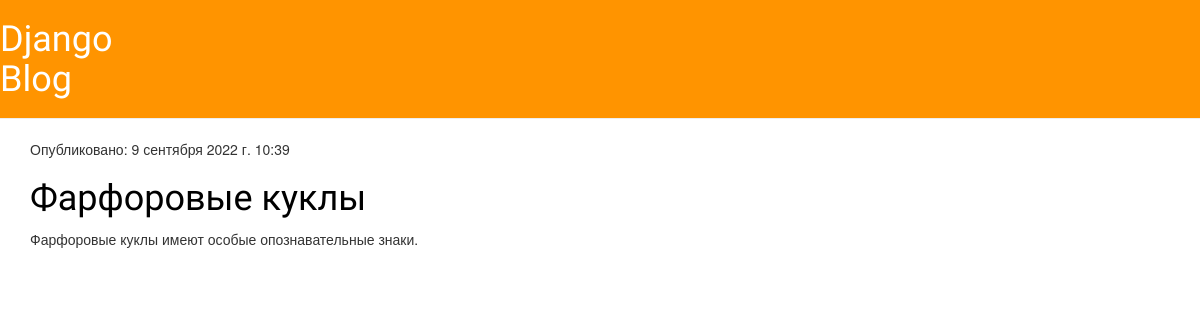
/, run on an earlier commit of the app's database.
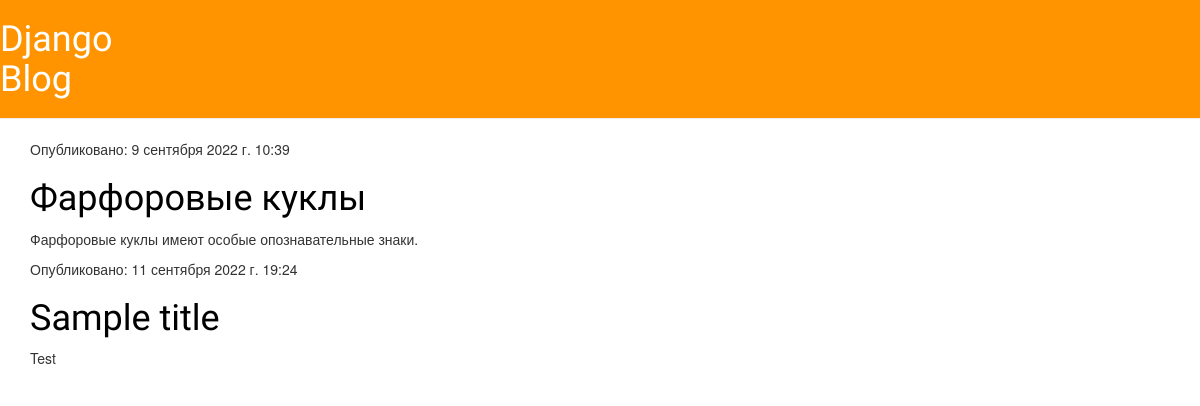
And on a later commit of the database.
### blog/models.py (models this page shows, shortened)
class Post(models.Model):
    author = models.ForeignKey(settings.AUTH_USER_MODEL, on_delete = models.CASCADE)
    title = models.CharField(max_length = 200)
    text = models.TextField()
    created_date = models.DateTimeField(default = timezone.now)
    published_date = models.DateTimeField(blank = True, null = True)

### blog/views.py (the view)
# urls.py: path('', views.post_list, name='post_list'),
def post_list(request):
    post = Post.objects.filter(published_date__lte = timezone.now()).order_by('published_date')
    return render(request, 'blog/post_list.html', {'post':post})

### blog/templates/blog/post_list.html (shortened to what this page needs)
<html>
    {% extends 'blog/base.html' %}
    {% block content %}
        {% for post in post %}
            <div class = "post">
                <div>
                    <p>Опубликовано: {{ post.published_date }}</p>
                </div>
                <h1><a href="{% url 'post_detail' pk=post.pk %}">{{ post.title }}</a></h1>
                <p>{{ post.text|linebreaksbr }}</p>
            </div>
        {% endfor %}
    {% endblock %}

What changed in the data, as far as the page shows it:
added Post: published_date "11 сентября 2022 г. 19:24", title "Sample title", text "Test"
